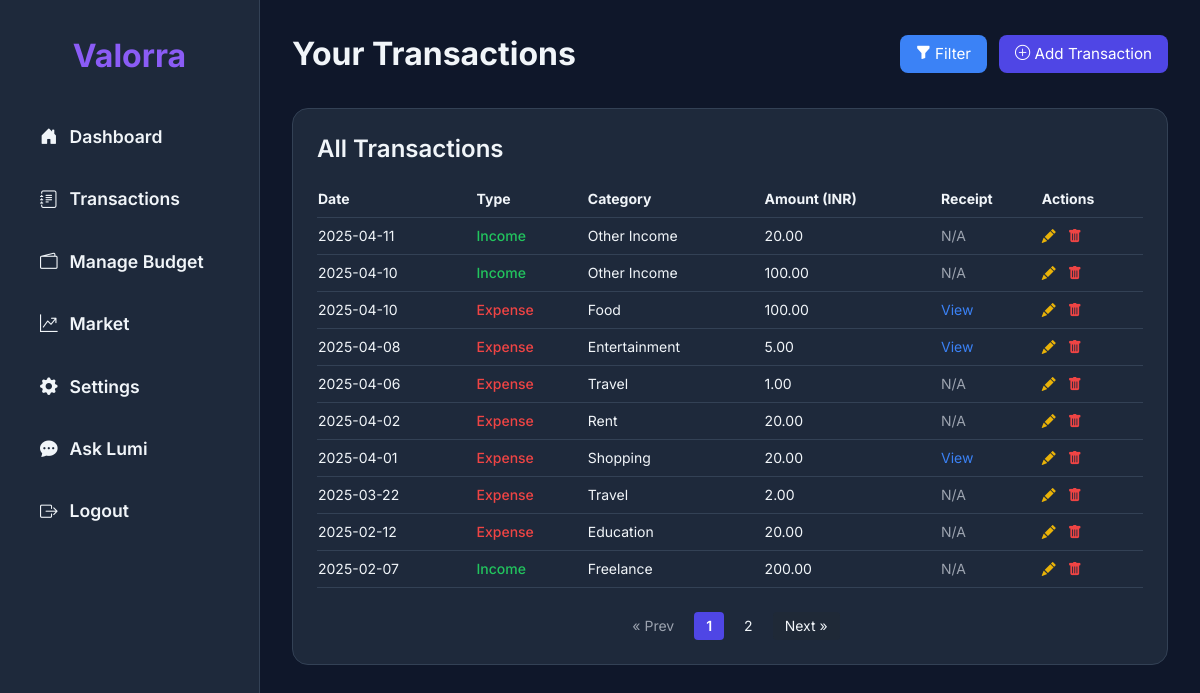
/transactions/ (signed in), run on the app's committed database.
### app/models.py (models this page shows, shortened)
class CustomUser(AbstractUser):
    email = models.EmailField(unique=True)
    is_verified = models.BooleanField(default=False)
    currency = models.CharField(max_length=3, choices=CURRENCY_CHOICES, default='USD')
    theme_preference = models.CharField(max_length=10, choices=THEME_CHOICES, default='light')
    USERNAME_FIELD = 'email'
    REQUIRED_FIELDS = ['username']

class Transaction(models.Model):
    user = models.ForeignKey(settings.AUTH_USER_MODEL, on_delete=models.CASCADE)
    type = models.CharField(max_length=10, choices=[('Income', 'Income'), ('Expense', 'Expense')])
    category = models.CharField(max_length=50, choices=CATEGORY_CHOICES)
    original_amount = models.DecimalField(max_digits=12, decimal_places=2, default=0.00)
    amount = models.DecimalField(max_digits=12, decimal_places=2)
    original_currency = models.CharField(max_length=3, choices=CURRENCY_CHOICES, default='USD')
    conversion_rate = models.DecimalField(max_digits=10, decimal_places=4, null=True, blank=True)
    date = models.DateTimeField(default=now)
    description = models.TextField(blank=True, null=True)
    receipt = models.FileField(upload_to='receipts/', blank=True, null=True)

### app/views.py (the view)
# urls.py: path('transactions/', transaction_list, name="transactions"),
@login_required
def transaction_list(request):
    user = request.user
    transactions = Transaction.objects.filter(user=user).order_by('-date')
    for transaction in transactions:
        if transaction.original_currency != user.currency:
            rate = get_latest_exchange_rate(transaction.original_currency, user.currency)
            transaction.converted_amount = transaction.original_amount * Decimal(rate)
        else:
            transaction.converted_amount = transaction.original_amount
    paginator = Paginator(transactions, 10)
    page_number = request.GET.get('page')
    page_obj = paginator.get_page(page_number)
    context = {
        'transactions': page_obj,
        'currency': user.currency,
    }
    return render(request, 'transactions.html', context)

### app/views.py (called while the page is built)
def get_latest_exchange_rate(from_currency, to_currency):
    if from_currency == to_currency:
        return Decimal('1.0')
    url = f"https://api.freecurrencyapi.com/v1/latest?apikey={API_KEY}&base_currency={from_currency}"
    try:
        response = requests.get(url)
        data = response.json()
        rate = data['data'].get(to_currency)
        if rate:
            return Decimal(rate)
    except:
        pass
    return Decimal('1.0')  # fallback if API fails

### app/templates/transactions.html (shortened to what this page needs)
{% load static %}
<!DOCTYPE html>
<html lang="en" class="{{ request.user.theme_preference }}-mode">
<head>
  <script src="https://cdn.tailwindcss.com"></script>
  <link rel="stylesheet" href="https://cdn.jsdelivr.net/npm/bootstrap-icons@1.10.5/font/bootstrap-icons.css">
</head>
<body class="min-h-screen">
<nav class="sidebar" id="sidebar">
  <h2>Valorra</h2>
  <ul class="space-y-3 font-semibold">
    <li><a href="{% url 'dashboard' %}"><i class="bi bi-house-door-fill"></i> Dashboard</a></li>
    <li><a href="{% url 'transactions' %}"><i class="bi bi-journal-text"></i> Transactions</a></li>
    <li><a href="{% url 'manage_budget' %}"><i class="bi bi-wallet2"></i> Manage Budget</a></li>
    <li><a href="{% url 'market' %}"><i class="bi bi-graph-up-arrow"></i> Market</a></li>
    <li><a href="{% url 'settings' %}"><i class="bi bi-gear-fill"></i> Settings</a></li>
    <li><a href="{% url 'chatbot' %}"><i class="bi bi-chat-dots-fill"></i> Ask Lumi</a></li>
    <li><a href="{% url 'logout' %}"><i class="bi bi-box-arrow-right"></i> Logout</a></li>
  </ul>
</nav>
<main class="main-content">
  <div class="flex flex-col sm:flex-row items-start sm:items-center justify-between mb-6 sm:mb-8 gap-4">
    <h1 class="page-title font-bold leading-snug">Your Transactions</h1>
    <div class="flex flex-wrap gap-2 sm:gap-3">
      <a href="{% url 'filter_transactions' %}" class="action-btn bg-blue-500 text-white px-3 sm:px-4 py-2 rounded-lg hover:bg-blue-600"><i class="bi bi-funnel-fill"></i> <span class="hidden sm:inline">Filter</span><span class="sm:hidden">Filter</span></a>
      <a href="{% url 'add_transaction' %}" class="action-btn bg-indigo-600 text-white px-3 sm:px-4 py-2 rounded-lg hover:bg-indigo-700"><i class="bi bi-plus-circle"></i> <span class="hidden sm:inline">Add Transaction</span><span class="sm:hidden">Add</span></a>
    </div>
  </div>
  <section class="card p-4 sm:p-6">
    <h2 class="text-xl sm:text-2xl font-semibold mb-4">All Transactions</h2>
    <div class="transaction-table">
      <table class="w-full text-sm table-auto">
        <thead>
          <tr class="border-b border-[var(--border)] text-left">
            <th class="py-2">Date</th>
            <th class="py-2">Type</th>
            <th class="py-2">Category</th>
            <th class="py-2">Amount ({{ currency }})</th>
            <th class="py-2">Receipt</th>
            <th class="py-2">Actions</th>
          </tr>
        </thead>
        <tbody>
          {% for transaction in transactions %}
            <tr class="border-b border-[var(--border)] hover:bg-[var(--hover)] transition">
              <td class="py-2">{{ transaction.date|date:"Y-m-d" }}</td>
              <td class="py-2">
                {% if transaction.type == 'Income' %}
                  <span class="text-green-500 font-medium">Income</span>
                {% else %}
                  <span class="text-red-500 font-medium">Expense</span>
                {% endif %}
              </td>
              <td class="py-2">{{ transaction.category }}</td>
              <td class="py-2">{{ transaction.converted_amount|floatformat:2 }}</td>
              <td class="py-2">
                {% if transaction.receipt %}
                  <a href="{{ transaction.receipt.url }}" target="_blank" class="text-blue-500 hover:underline">View</a>
                {% else %}
                  <span class="text-gray-400">N/A</span>
                {% endif %}
              </td>
              <td class="py-2 flex gap-2 sm:gap-3">
                <a href="{% url 'edit_transaction' transaction.id %}" class="text-yellow-500 hover:underline"><i class="bi bi-pencil-fill"></i></a>
                <button onclick="confirmDelete({{ transaction.id }})" class="text-red-500 hover:underline"><i class="bi bi-trash-fill"></i></button>
              </td>
            </tr>
          {% empty %}
            <tr>
              <td colspan="6" class="py-4 text-center text-gray-400">No transactions found</td>
            </tr>
          {% endfor %}
        </tbody>
      </table>
    </div>
    {% if transactions.has_other_pages %}
      <div class="mt-6 flex justify-center items-center space-x-2 text-sm">
        {% if transactions.has_previous %}
          <a href="?page={{ transactions.previous_page_number }}" class="px-3 py-1 rounded bg-[var(--hover)] hover:bg-[var(--border)]">&laquo; Prev</a>
        {% else %}
          <span class="px-3 py-1 text-gray-400">&laquo; Prev</span>
        {% endif %}
        {% for num in transactions.paginator.page_range %}
          {% if transactions.number == num %}
            <span class="px-3 py-1 rounded bg-indigo-600 text-white font-semibold">{{ num }}</span>
          {% else %}
            <a href="?page={{ num }}" class="px-3 py-1 rounded hover:bg-[var(--hover)]">{{ num }}</a>
          {% endif %}
        {% endfor %}
        {% if transactions.has_next %}
          <a href="?page={{ transactions.next_page_number }}" class="px-3 py-1 rounded bg-[var(--hover)] hover:bg-[var(--border)]">Next &raquo;</a>
        {% else %}
          <span class="px-3 py-1 text-gray-400">Next &raquo;</span>
        {% endif %}
      </div>
    {% endif %}
  </section>
</main>
</body>
</html>

### app/templates/transactions.html (style rules this page uses)
body { font-family: 'Inter', sans-serif; }
.dark-mode { --bg: #0f172a; --text: #f1f5f9; --card: #1e293b; --border: #334155; --hover: #1f2937; --nav-hover: #8b5cf6; --modal-bg: rgba(255, 255, 255, 0.05); }
html { background-color: var(--bg); color: var(--text); scroll-behavior: smooth; }
.card { background-color: var(--card); border: 1px solid var(--border); border-radius: 1rem; transition: transform 0.3s ease, box-shadow 0.3s ease; }
.sidebar { position: fixed; top: 0; left: -260px; height: 100vh; width: 260px; z-index: 50; background-color: var(--card); border-right: 1px solid var(--border); padding: 2rem 1.5rem; display: flex; flex-direction: column; justify-content: flex-start; transition: transform 0.3s ease; }
.sidebar h2 { font-size: 2rem; font-weight: 700; text-align: center; margin-bottom: 2rem; color: var(--nav-hover); }
.sidebar a { font-size: 1.1rem; padding: 0.75rem 1rem; border-radius: 0.75rem; transition: all 0.3s ease; color: var(--text); display: flex; align-items: center; gap: 0.75rem; }
.main-content { margin-left: 0; padding: 1rem; transition: margin-left 0.3s ease; }
@media (min-width: 1024px) { .sidebar { left: 0; transform: translateX(0); } }
@media (min-width: 1024px) { .main-content { margin-left: 260px; padding: 2rem; } }
.action-btn { transition: transform 0.2s ease, box-shadow 0.2s ease; font-size: 0.95rem; }
.transaction-table { width: 100%; overflow-x: auto; -webkit-overflow-scrolling: touch; }
.transaction-table table { min-width: 600px; }
.page-title { font-size: 2rem; }

### data on the page
CustomUser: currency "INR"
Transaction: type "Income", receipt "N/A"
Transaction: type "Income", receipt "N/A"
Transaction: type "Expense"
Transaction: type "Expense"
Transaction: type "Expense", receipt "N/A"
Transaction: type "Expense", receipt "N/A"
Transaction: type "Expense"
Transaction: type "Expense", receipt "N/A"
Transaction: type "Expense", receipt "N/A"
Transaction: type "Income", receipt "N/A"

### other printed values
{{ num }} "1"
{{ num }} "2"
